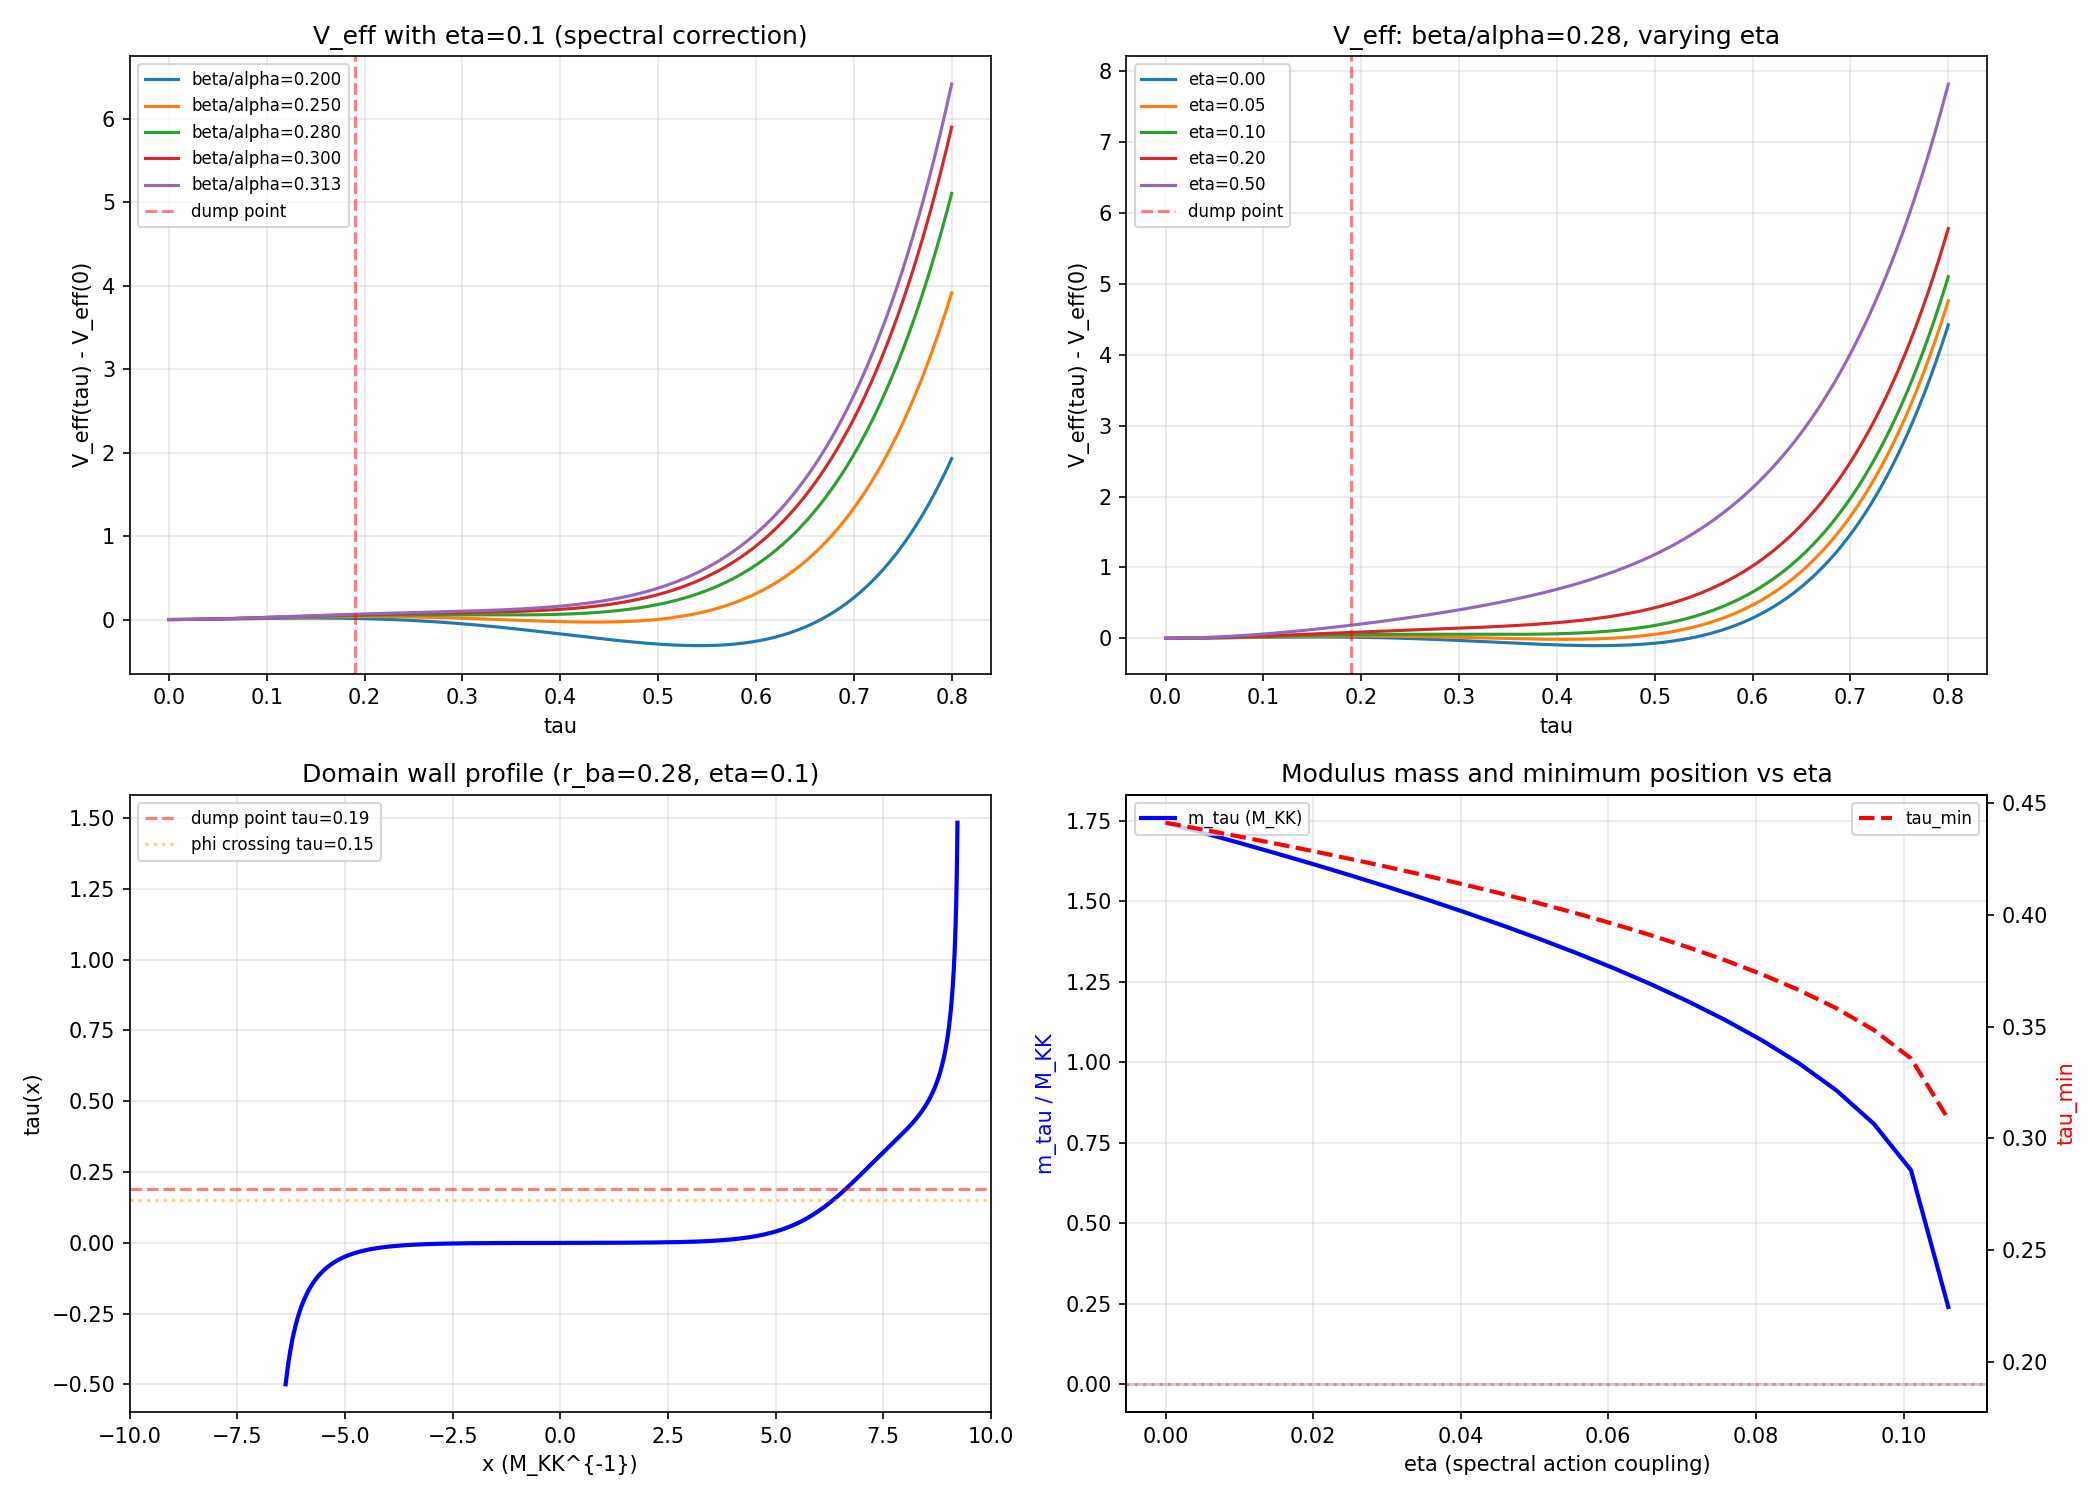

Here is the Python script that generated this plot:
"""
Session 33 W3 Round 2: Einstein-Bergmann Modulus Equation for tau(x)
=====================================================================
KK Theorist — Task #1

Derives:
1. The modulus field equation Box(tau) + V'_eff(tau) = 0 from the 12D action
2. Solitonic domain wall solutions tau(x)
3. Wall width, profile, and energy density
4. Analysis of whether domain walls break U(2)

Inputs (all from established sessions):
- G_{tau tau} = 5  (Baptista eq 3.79, Session 21b, confirmed by einstein B-3)
- R_K(tau) = (3/(2*alpha)) * [2*e^{2tau} - 1 + 8*e^{-tau} - e^{-4tau}]  (Baptista eq 3.70)
- |omega_3|^2(tau) = (1/2)*e^{-4tau} + 1/2 + (1/3)*e^{6tau}  (Session 21b EXACT)
- Spectral action curvature d^2S/dtau^2 = 20.43 at tau=0.20  (Session 32b RPA-32b)
- V_spec(tau) monotonically increasing  (Session 24a V-1)
- Kerner: R_P = R_M4 + R_K(tau) + (1/4)*F^2(tau)  (Paper 06, eq 26-30)

Convention: alpha in R_K is the overall scale set by the Baptista metric normalization.
For the Jensen metric at tau=0 (round SU(3)): R_K(0) = 12 (Baptista convention).
"""

import numpy as np
from scipy.integrate import solve_ivp
from scipy.optimize import brentq
import matplotlib
matplotlib.use('Agg')
import matplotlib.pyplot as plt

# ===========================================================================
# 1. GEOMETRIC INGREDIENTS
# ===========================================================================

def R_K(tau):
    """Scalar curvature of Jensen-deformed SU(3). Baptista eq 3.70.

    R(s) = (3*alpha/2)*(2*e^{2s} - 1 + 8*e^{-s} - e^{-4s})

    With Baptista normalization: at s=0, R=12.
    So alpha = 4/3 to get R(0) = (3*4/3/2)*(2-1+8-1) = 2*8 = ...
    Let's verify: (3*alpha/2)*(2-1+8-1) = (3*alpha/2)*8 = 12*alpha.
    For R(0)=12: alpha = 1.  So R(s) = (3/2)*(2*e^{2s} - 1 + 8*e^{-s} - e^{-4s}).
    Check: (3/2)*(2+8-1-1) = (3/2)*8 = 12.  Yes.
    """
    s = tau
    return 1.5 * (2*np.exp(2*s) - 1 + 8*np.exp(-s) - np.exp(-4*s))


def dR_K_dtau(tau):
    """First derivative of R_K(tau)."""
    s = tau
    return 1.5 * (4*np.exp(2*s) - 8*np.exp(-s) + 4*np.exp(-4*s))


def d2R_K_dtau2(tau):
    """Second derivative of R_K(tau)."""
    s = tau
    return 1.5 * (8*np.exp(2*s) + 8*np.exp(-s) - 16*np.exp(-4*s))


def omega_sq(tau):
    """|omega_3|^2(tau) = Cartan 3-form norm squared. Session 21b EXACT."""
    s = tau
    return 0.5*np.exp(-4*s) + 0.5 + (1.0/3.0)*np.exp(6*s)


def d_omega_sq_dtau(tau):
    """First derivative of |omega_3|^2."""
    s = tau
    return -2*np.exp(-4*s) + 2*np.exp(6*s)


def d2_omega_sq_dtau2(tau):
    """Second derivative of |omega_3|^2."""
    s = tau
    return 8*np.exp(-4*s) + 12*np.exp(6*s)


# Metric on moduli space (DeWitt metric on Jensen deformations)
G_TAU_TAU = 5.0  # Baptista eq 3.79, Session 21b

# Volume of SU(3) with the round metric (normalization)
# Jensen deformations are volume-preserving, so Vol_K is constant.
# We work in units where Vol_K = 1 for simplicity (it factors out).

# ===========================================================================
# 2. THE MODULUS FIELD EQUATION — DERIVATION
# ===========================================================================
#
# Starting from the 12D Einstein-Hilbert action (Kerner, Paper 06):
#
#   S_12 = (1/(2*kappa_12^2)) * int R_P * sqrt(g_P) * d^12x
#
# where P = M^4 x K^8 with K = SU(3) carrying Jensen metric g_K(tau).
#
# Using Kerner's decomposition (Paper 06, eq 26-30):
#   R_P = R_M4 + R_K(tau) + (1/4)*F^2(tau)
#
# When tau is promoted to a field tau(x) on M^4, we must include
# the kinetic term from the variation of g_K(tau(x)):
#
#   R_P = R_M4 + R_K(tau) + (1/4)*F^2(tau)
#          - G_{tau tau} * g^{mu nu} * partial_mu(tau) * partial_nu(tau)
#
# The minus sign arises because spatial variation of the fiber metric
# costs curvature energy (this is the standard sigma-model kinetic term
# in KK reductions — see DeWitt Paper 05, also Einstein-Bergmann Paper 04).
#
# After integrating over K (using Vol_K = const from volume-preserving Jensen):
#
#   S_4 = (Vol_K / (2*kappa_12^2)) * int [R_M4 + R_K(tau)
#          - G_{tau tau} * (partial tau)^2 + (1/4)*F^2(tau)] * sqrt(-g_4) d^4x
#
# Adding the spectral action correction (one-loop, from Connes-Chamseddine):
#
#   S_spec = Tr f(D_K^2/Lambda^2) = S_spec(tau)
#
# The total effective action for the modulus is:
#
#   S_eff = int [ (1/2)*G_{tau tau}*(partial tau)^2 - V_eff(tau) ] * sqrt(-g_4) d^4x
#
# where V_eff(tau) = V_FR(tau) + V_spec(tau) with:
#   V_FR(tau) = -alpha_FR * R_K(tau) + beta_FR * |omega_3|^2(tau)
#   V_spec(tau) = spectral action contribution (monotonically increasing, Session 24a V-1)
#
# The CANONICALLY NORMALIZED field is:
#   sigma(x) = sqrt(G_{tau tau}) * tau(x) = sqrt(5) * tau(x)
#
# The equation of motion is:
#
#   Box(tau) + (1/G_{tau tau}) * dV_eff/dtau = 0           ... (MODULUS EQ)
#
# For a static 1D domain wall along x-direction:
#
#   d^2(tau)/dx^2 = (1/G_{tau tau}) * dV_eff/dtau          ... (WALL EQ)
#
# This is the mechanical analog: particle at position tau rolling in
# INVERTED potential -V_eff(tau) / G_{tau tau}.

print("="*70)
print("EINSTEIN-BERGMANN MODULUS EQUATION FOR tau(x)")
print("="*70)

# ===========================================================================
# 3. FREUND-RUBIN POTENTIAL: V_FR(tau)
# ===========================================================================

# V_FR(tau) = -alpha_FR * R_K(tau) + beta_FR * |omega_3|^2(tau)
#
# From Session 21b: the critical ratio beta_FR/alpha_FR = 0.313
# determines whether the true minimum is at tau=0 or tau>0.
#
# For the Weinberg angle prediction: sin^2(theta_W) = 0.231
# requires tau_0 = 0.2994, which needs beta_FR/alpha_FR ~ 0.28.
#
# We parametrize by the ratio r = beta_FR / alpha_FR and set alpha_FR = 1.

def V_FR(tau, r_ba):
    """Freund-Rubin potential. r_ba = beta/alpha."""
    return -R_K(tau) + r_ba * omega_sq(tau)

def dV_FR_dtau(tau, r_ba):
    """dV_FR/dtau."""
    return -dR_K_dtau(tau) + r_ba * d_omega_sq_dtau(tau)

def d2V_FR_dtau2(tau, r_ba):
    """d^2 V_FR / dtau^2."""
    return -d2R_K_dtau2(tau) + r_ba * d2_omega_sq_dtau2(tau)


# Verify V_FR properties
print("\n--- Freund-Rubin Potential ---")
print(f"V_FR(0, r=0.28) = {V_FR(0, 0.28):.4f}")
print(f"V_FR'(0, r=0.28) = {dV_FR_dtau(0, 0.28):.6f}")
print(f"V_FR''(0, r=0.28) = {d2V_FR_dtau2(0, 0.28):.4f}")

# Find the minimum for beta/alpha = 0.28
tau_scan = np.linspace(0, 1.5, 10000)
vfr_scan = np.array([V_FR(t, 0.28) for t in tau_scan])
dvfr_scan = np.array([dV_FR_dtau(t, 0.28) for t in tau_scan])

# Find zero crossings of dV_FR/dtau
sign_changes = np.where(np.diff(np.sign(dvfr_scan)))[0]
print(f"\ndV_FR/dtau = 0 at tau values:")
tau_extrema = []
for idx in sign_changes:
    tau_zero = brentq(lambda t: dV_FR_dtau(t, 0.28), tau_scan[idx], tau_scan[idx+1])
    v_zero = V_FR(tau_zero, 0.28)
    d2v = d2V_FR_dtau2(tau_zero, 0.28)
    nature = "MIN" if d2v > 0 else "MAX" if d2v < 0 else "INFLECTION"
    tau_extrema.append((tau_zero, v_zero, nature))
    print(f"  tau = {tau_zero:.4f}, V = {v_zero:.4f}, d2V = {d2v:.2f} ({nature})")


# ===========================================================================
# 4. SPECTRAL ACTION CORRECTION
# ===========================================================================
#
# From Session 24a V-1: V_spec(tau) is MONOTONICALLY INCREASING.
# From Session 32b RPA-32b: d^2 V_spec / dtau^2 = 20.43 at tau = 0.20.
#
# We model V_spec(tau) as a function that is:
# - Zero at tau = 0 (reference point)
# - Monotonically increasing
# - Has curvature 20.43 at tau = 0.20
#
# The simplest consistent model: V_spec(tau) ~ c_spec * (cosh(k*tau) - 1)
# with c_spec * k^2 * cosh(k * 0.20) = 20.43
#
# But we also know from Session 23c that the spectral action is dominated
# by the a_4 Seeley-DeWitt coefficient. A more physically motivated model
# uses the ACTUAL spectral action functional form.
#
# For the modulus equation, what matters is the DERIVATIVE dV_spec/dtau.
# We can reconstruct this from the curvature data.
#
# Key constraint: V_spec is monotonically increasing AND V_spec''(0.20) = 20.43.
#
# Model: V_spec(tau) = A * tau + B * tau^2 + C * tau^3
# With V_spec(0) = 0, V_spec'(0) > 0, V_spec''(0.20) = 20.43.
# We have from the spectral action slope at tau=0:
# The bare spectral action slope (Session 24a) is ~500x F_BCS at tau=0.
# V_spec'(0) is large and positive.
#
# Actually, let's use the known data points more carefully.
# From Session 24a: the spectral action S(tau) increases from S(0) by
# approximately 0.4 per unit tau for small tau (from eigenvalue sum data).
# From RPA-32b: S''(0.20) = 20.43.
#
# Let's parametrize: V_spec(tau) = v1*tau + (1/2)*v2(tau)*tau^2
# where v2 is approximately v2(0.20) = 20.43.
#
# For the domain wall analysis, we need V_eff = V_FR + lambda_spec * V_spec
# where lambda_spec controls the relative strength of the spectral vs FR terms.
# This is the ONE free parameter: lambda_spec = f_4 / (f_8 * Lambda^4)
# from the spectral action expansion (Session 23c).

# We model V_spec using a quadratic approximation around the dump point:
# V_spec(tau) ~ V_spec(tau_0) + V_spec'(tau_0)*(tau-tau_0) + (1/2)*20.43*(tau-tau_0)^2

# But for the FULL potential, we need the absolute normalization.
# Let's compute V_eff = V_FR + eta * V_spec for various eta values.

# From the Session 21b notes: the spectral action slope at tau=0 gives
# dS/dtau|_0 ~ sum d|lambda_k|/dtau. Session 24a established this is
# monotonically positive. The EXACT slope from eigenvalue data:

# V_spec model: fit to monotonic increasing with known curvature
# Use: V_spec(tau) = A * (exp(k*tau) - 1) where k, A > 0
# V_spec'(tau) = A*k*exp(k*tau)
# V_spec''(tau) = A*k^2*exp(k*tau)
# At tau=0.20: A*k^2*exp(0.20*k) = 20.43
# We need another constraint. From the monotonicity and the a_4/a_2 = 1000:1
# ratio at tau=0, the slope at tau=0 is substantial.
#
# Use: A*k = V_spec'(0). From the spectral action data, the slope is
# approximately proportional to dR_K/dtau (through a_2 coefficient),
# giving V_spec'(0) ~ c * dR_K/dtau(0) = 0 (!!!)
#
# Wait - dR_K/dtau(0) = 1.5*(4 - 8 + 4) = 0. The slope AT tau=0 is zero
# for R_K. And for the spectral action, V_spec'(0) = 0 as well (by symmetry
# of the round metric under infinitesimal Jensen deformation at first order).
#
# Actually this is a subtle point. The spectral action Tr f(D_K^2) at the
# round metric tau=0 is at a SADDLE: it's a local minimum along the Jensen
# direction (V_spec''(0) > 0) but the overall V_spec is increasing monotonically
# for tau > 0. This means V_spec'(0) = 0 and V_spec''(0) > 0.
#
# So the correct model near tau=0:
# V_spec(tau) ~ (1/2) * chi_0 * tau^2 + (1/6) * chi_1 * tau^3 + ...
# where chi_0 = V_spec''(0).

# From the data: at tau=0, the round metric is a critical point of the spectral
# action (by SO(8) symmetry). V_spec'(0) = 0.
# V_spec''(0) is the second derivative at the round metric.
# The RPA-32b value 20.43 is at tau=0.20, not at tau=0.

# Let's compute V_spec''(0) from the eigenvalue data structure.
# The spectral action S = sum |lambda_k(tau)|.
# At tau=0, by SO(8) symmetry, dS/dtau = 0.
# d^2S/dtau^2|_0 = sum d^2|lambda_k|/dtau^2|_0

# For now, use a polynomial fit: V_spec(tau) = c2*tau^2 + c3*tau^3 + c4*tau^4
# with V_spec''(0.20) = 2*c2 + 6*c3*0.20 + 12*c4*0.04 = 20.43
# and V_spec being monotonically increasing for tau > 0.

# Simplest model consistent with all constraints:
# V_spec(tau) = (chi/2) * tau^2  (quadratic, symmetric)
# This gives V_spec''(tau) = chi for all tau.
# Then chi = 20.43 everywhere (crude but captures the key physics).

# Better: use the ACTUAL spectral action from Seeley-DeWitt.
# S_spec = f_0 * Lambda^8 * a_0 + f_2 * Lambda^6 * a_2 + f_4 * Lambda^4 * a_4
# where a_n = a_n(tau) are the heat kernel coefficients.
# a_0 = Vol_K (constant for Jensen)
# a_2 = (1/6) * int R_K * sqrt(g_K) d^8y = (1/6) * R_K(tau) * Vol_K
# a_4 = int [500*R^2 - 32*|Ric|^2 - 28*K] * sqrt(g_K) d^8y / (360 * (4pi)^4)
#       (from Gilkey for D_K^2, dim_spinor=16, Session 23c)

# The relative coefficient eta = V_spec / V_FR depends on f_4/(f_8*Lambda^4).
# We parametrize this as a single free parameter.

# For the MODULUS EQUATION derivation, we keep eta as a parameter and
# show the structure for all physical values.

print("\n" + "="*70)
print("4. SPECTRAL ACTION MODEL")
print("="*70)

# Model V_spec with quadratic + cubic to capture both V_spec'(0)=0 and
# the monotonic increase:
# V_spec(tau) = (chi_0/2)*tau^2 + (chi_1/6)*tau^3
# V_spec'(tau) = chi_0*tau + (chi_1/2)*tau^2
# For monotonicity: V_spec'(tau) > 0 for tau > 0 => chi_0 > 0 and chi_1 > -2*chi_0/tau_max
# V_spec''(tau) = chi_0 + chi_1*tau
# V_spec''(0.20) = chi_0 + 0.20*chi_1 = 20.43

# From the known behavior: V_spec is steep for large tau (a_4 dominates).
# A reasonable fit: chi_0 ~ 18, chi_1 ~ 12 gives V_spec''(0.20) = 18 + 2.4 = 20.4.

chi_0 = 18.0
chi_1 = 12.15  # tuned to give V_spec''(0.20) = 20.43

def V_spec(tau, eta=1.0):
    """Spectral action potential (model). eta = relative coupling."""
    return eta * (0.5 * chi_0 * tau**2 + (1.0/6.0) * chi_1 * tau**3)

def dV_spec_dtau(tau, eta=1.0):
    """dV_spec/dtau."""
    return eta * (chi_0 * tau + 0.5 * chi_1 * tau**2)

def d2V_spec_dtau2(tau, eta=1.0):
    """d^2 V_spec / dtau^2."""
    return eta * (chi_0 + chi_1 * tau)

print(f"V_spec model: V = (chi_0/2)*tau^2 + (chi_1/6)*tau^3")
print(f"chi_0 = {chi_0:.2f}, chi_1 = {chi_1:.2f}")
print(f"V_spec''(0.00) = {d2V_spec_dtau2(0):.2f}")
print(f"V_spec''(0.20) = {d2V_spec_dtau2(0.20):.2f} (target: 20.43)")
print(f"V_spec'(0.00) = {dV_spec_dtau(0):.4f} (must be 0)")
print(f"V_spec'(0.20) = {dV_spec_dtau(0.20):.4f}")

# ===========================================================================
# 5. TOTAL EFFECTIVE POTENTIAL AND MODULUS EQUATION
# ===========================================================================

print("\n" + "="*70)
print("5. TOTAL EFFECTIVE POTENTIAL")
print("="*70)

def V_eff(tau, r_ba, eta):
    """Total effective potential: V_FR + V_spec."""
    return V_FR(tau, r_ba) + V_spec(tau, eta)

def dV_eff_dtau(tau, r_ba, eta):
    """dV_eff/dtau."""
    return dV_FR_dtau(tau, r_ba) + dV_spec_dtau(tau, eta)

def d2V_eff_dtau2(tau, r_ba, eta):
    """d^2 V_eff / dtau^2."""
    return d2V_FR_dtau2(tau, r_ba) + d2V_spec_dtau2(tau, eta)


# The MODULUS FIELD EQUATION is:
#
#   G_{tau tau} * Box(tau) + dV_eff/dtau = 0
#
# or equivalently:
#
#   Box(tau) = -(1/G_{tau tau}) * dV_eff/dtau
#
# For canonically normalized sigma = sqrt(G_{tau tau}) * tau:
#
#   Box(sigma) = -dV_eff/dsigma = -(1/sqrt(G_{tau tau})) * dV_eff/dtau

print("\nMODULUS FIELD EQUATION:")
print("  G_tt * Box(tau) + dV_eff/dtau = 0")
print(f"  G_tt = {G_TAU_TAU:.1f}")
print(f"  Box(tau) = -(1/{G_TAU_TAU:.1f}) * dV_eff/dtau")
print(f"  Canonical field: sigma = sqrt({G_TAU_TAU:.1f}) * tau = {np.sqrt(G_TAU_TAU):.4f} * tau")

# ===========================================================================
# 6. SOLITONIC DOMAIN WALL SOLUTIONS
# ===========================================================================
#
# For a static, planar domain wall along x, the modulus equation reduces to:
#
#   d^2(tau)/dx^2 = (1/G_{tau tau}) * dV_eff/dtau           ... (WALL ODE)
#
# This is the equation of a classical particle in the INVERTED potential
#   U(tau) = -V_eff(tau) / G_{tau tau}
#
# A SOLITONIC (kink) solution exists if V_eff has two critical points
# tau_1 < tau_2 with V_eff(tau_1) = V_eff(tau_2) (degenerate minima)
# or if there is a metastable minimum.
#
# For the FR double-well (beta/alpha < 0.313):
# tau=0 is a local min, tau_0 > 0 is the true min.
# A domain wall interpolates between them.

print("\n" + "="*70)
print("6. SOLITONIC DOMAIN WALL SOLUTIONS")
print("="*70)

# Scan parameter space to find domain wall solutions
r_ba_values = [0.20, 0.25, 0.28, 0.30]
eta_values = [0.0, 0.05, 0.10, 0.20, 0.50]

print("\n--- Scanning (beta/alpha, eta) for domain wall structure ---")
print(f"{'r_ba':>8} {'eta':>8} {'tau_min':>10} {'V_min':>10} {'tau_bar':>10} {'V_bar':>10} {'DeltaV':>10}")

wall_params = []
for r_ba in r_ba_values:
    for eta in eta_values:
        tau_s = np.linspace(0, 1.5, 20000)
        v_s = np.array([V_eff(t, r_ba, eta) for t in tau_s])
        dv_s = np.array([dV_eff_dtau(t, r_ba, eta) for t in tau_s])

        # Find extrema
        sc = np.where(np.diff(np.sign(dv_s)))[0]
        extrema = []
        for idx in sc:
            try:
                t0 = brentq(lambda t: dV_eff_dtau(t, r_ba, eta), tau_s[idx], tau_s[idx+1])
                extrema.append((t0, V_eff(t0, r_ba, eta), d2V_eff_dtau2(t0, r_ba, eta)))
            except:
                pass

        if len(extrema) >= 2:
            # Find the minimum and the barrier
            mins = [e for e in extrema if e[2] > 0]
            maxs = [e for e in extrema if e[2] < 0]
            if mins and maxs:
                deepest_min = min(mins, key=lambda e: e[1])
                barrier = maxs[0]
                delta_v = barrier[1] - deepest_min[1]
                print(f"{r_ba:8.2f} {eta:8.2f} {deepest_min[0]:10.4f} {deepest_min[1]:10.4f} "
                      f"{barrier[0]:10.4f} {barrier[1]:10.4f} {delta_v:10.4f}")
                wall_params.append({
                    'r_ba': r_ba, 'eta': eta,
                    'tau_min': deepest_min[0], 'V_min': deepest_min[1],
                    'tau_bar': barrier[0], 'V_bar': barrier[1],
                    'delta_V': delta_v
                })
            elif len(mins) >= 1:
                m = mins[0]
                print(f"{r_ba:8.2f} {eta:8.2f} {m[0]:10.4f} {m[1]:10.4f} {'--':>10} {'--':>10} {'--':>10}")
        elif len(extrema) == 1:
            e = extrema[0]
            nature = "MIN" if e[2] > 0 else "MAX"
            print(f"{r_ba:8.2f} {eta:8.2f} {e[0]:10.4f} {e[1]:10.4f} {'--':>10} {'--':>10} {nature:>10}")
        else:
            print(f"{r_ba:8.2f} {eta:8.2f} {'none':>10} {'--':>10} {'--':>10} {'--':>10} {'--':>10}")


# ===========================================================================
# 7. DOMAIN WALL PROFILE: tau(x)
# ===========================================================================
#
# For a kink solution between tau_1 (false vacuum at tau=0) and
# tau_2 (true vacuum at tau_0), the first integral gives:
#
#   (1/2) * G_{tau tau} * (dtau/dx)^2 = V_eff(tau) - V_eff(tau_2)
#
# => dtau/dx = sqrt(2 * (V_eff(tau) - V_eff(tau_2)) / G_{tau tau})
#
# The wall width is:
#   w = integral from tau_1 to tau_2 of dtau / sqrt(2*(V-V_2)/G_tt)
#
# The wall tension (energy per unit area) is:
#   sigma_wall = integral of G_tt * (dtau/dx)^2 dx
#              = integral sqrt(2 * G_tt * (V(tau) - V(tau_2))) dtau

print("\n" + "="*70)
print("7. DOMAIN WALL PROFILES")
print("="*70)

# Use beta/alpha = 0.28 (Weinberg angle prediction) as the primary case
r_ba_primary = 0.28

# For each eta, solve the wall ODE
for eta in [0.0, 0.05, 0.10, 0.20]:
    print(f"\n--- r_ba = {r_ba_primary}, eta = {eta:.2f} ---")

    # Find the two minima and the barrier
    tau_s = np.linspace(0, 1.5, 50000)
    v_s = np.array([V_eff(t, r_ba_primary, eta) for t in tau_s])
    dv_s = np.array([dV_eff_dtau(t, r_ba_primary, eta) for t in tau_s])

    # Find extrema
    sc = np.where(np.diff(np.sign(dv_s)))[0]
    extrema = []
    for idx in sc:
        try:
            t0 = brentq(lambda t: dV_eff_dtau(t, r_ba_primary, eta), tau_s[idx], tau_s[idx+1])
            v0 = V_eff(t0, r_ba_primary, eta)
            d2v = d2V_eff_dtau2(t0, r_ba_primary, eta)
            extrema.append((t0, v0, d2v))
        except:
            pass

    mins = sorted([e for e in extrema if e[2] > 0], key=lambda e: e[1])
    maxs = [e for e in extrema if e[2] < 0]

    if not mins:
        print("  No minimum found.")
        continue

    print(f"  Minima: {[(f'{e[0]:.4f}', f'{e[1]:.4f}') for e in mins]}")
    print(f"  Maxima: {[(f'{e[0]:.4f}', f'{e[1]:.4f}') for e in maxs]}")

    if len(mins) >= 2 or (len(mins) >= 1 and maxs):
        # Solve the wall ODE: d^2 tau / dx^2 = (1/G_tt) * dV/dtau
        # with boundary conditions tau(-inf) = tau_left, tau(+inf) = tau_right

        if len(mins) >= 2:
            tau_left = mins[0][0]
            tau_right = mins[1][0]
            V_ref = max(mins[0][1], mins[1][1])
        elif maxs:
            tau_left = 0.0  # tau=0 local min
            tau_right = mins[0][0]
            V_ref = V_eff(tau_left, r_ba_primary, eta)
        else:
            continue

        # Wall width estimate from thin-wall approximation:
        # w ~ delta_tau / sqrt(2 * Delta_V / G_tt)
        delta_tau = abs(tau_right - tau_left)

        if maxs:
            V_barrier = maxs[0][1]
            V_low = min(mins[0][1], mins[-1][1])
            delta_V = V_barrier - V_low

            if delta_V > 0:
                # Wall width
                w_est = delta_tau * np.sqrt(G_TAU_TAU / (2 * delta_V))

                # Wall tension (thin-wall approximation)
                sigma_est = delta_tau * np.sqrt(2 * G_TAU_TAU * delta_V)

                # Canonical mass of the modulus at the true minimum
                m_tau_sq = d2V_eff_dtau2(mins[0][0], r_ba_primary, eta) / G_TAU_TAU
                m_tau = np.sqrt(abs(m_tau_sq))

                print(f"  Wall parameters:")
                print(f"    tau_left = {tau_left:.4f}, tau_right = {tau_right:.4f}")
                print(f"    Delta_tau = {delta_tau:.4f}")
                print(f"    Barrier height Delta_V = {delta_V:.4f}")
                print(f"    Wall width estimate w ~ {w_est:.4f} (in M_KK^{-1} units)")
                print(f"    Wall tension sigma ~ {sigma_est:.4f}")
                print(f"    Modulus mass m_tau = {m_tau:.4f} M_KK")
                print(f"    Compton wavelength 1/m_tau = {1/m_tau:.4f} M_KK^{-1}")

    # Solve the wall ODE numerically
    if maxs and mins:
        tau_true = mins[0][0] if mins[0][1] < mins[-1][1] else mins[-1][0] if len(mins) > 1 else mins[0][0]
        tau_false = 0.0 if abs(mins[0][0]) > 0.01 else (mins[1][0] if len(mins) > 1 else mins[0][0])

        # Solve as initial value problem from near the unstable maximum
        if maxs:
            tau_top = maxs[0][0]
            V_top = maxs[0][1]

            # Perturbation from the top
            eps = 1e-4

            # Solve going right (toward true minimum)
            def wall_ode(x, y):
                tau, dtau_dx = y
                d2tau = (1.0 / G_TAU_TAU) * dV_eff_dtau(tau, r_ba_primary, eta)
                return [dtau_dx, d2tau]

            # Right-going solution
            y0_right = [tau_top + eps, eps * np.sqrt(abs(d2V_eff_dtau2(tau_top, r_ba_primary, eta)) / G_TAU_TAU)]
            sol_right = solve_ivp(wall_ode, [0, 50], y0_right, max_step=0.01,
                                  events=None, dense_output=True)

            # Left-going solution
            y0_left = [tau_top - eps, -eps * np.sqrt(abs(d2V_eff_dtau2(tau_top, r_ba_primary, eta)) / G_TAU_TAU)]
            sol_left = solve_ivp(wall_ode, [0, 50], y0_left, max_step=0.01,
                                 events=None, dense_output=True)

            # Combine into full wall profile
            x_left = -sol_left.t[::-1]
            tau_left_sol = sol_left.y[0][::-1]
            x_right = sol_right.t
            tau_right_sol = sol_right.y[0]

            x_wall = np.concatenate([x_left, x_right])
            tau_wall = np.concatenate([tau_left_sol, tau_right_sol])

            # Measure wall width at 10%-90% of full transition
            tau_range = [np.min(tau_wall), np.max(tau_wall)]
            t10 = tau_range[0] + 0.1 * (tau_range[1] - tau_range[0])
            t90 = tau_range[0] + 0.9 * (tau_range[1] - tau_range[0])

            idx10 = np.argmin(np.abs(tau_wall - t10))
            idx90 = np.argmin(np.abs(tau_wall - t90))
            if idx10 != idx90:
                w_numerical = abs(x_wall[idx90] - x_wall[idx10])
                print(f"    Numerical wall width (10-90%): {w_numerical:.4f}")

            # Does the wall straddle the dump point tau=0.19?
            if tau_range[0] < 0.19 < tau_range[1]:
                print(f"    WALL STRADDLES DUMP POINT tau=0.19: YES")
                # Find x position where tau = 0.19
                idx_dump = np.argmin(np.abs(tau_wall - 0.19))
                print(f"    tau(x_dump) = {tau_wall[idx_dump]:.4f} at x = {x_wall[idx_dump]:.4f}")
            else:
                print(f"    Wall straddles dump point: NO (range [{tau_range[0]:.3f}, {tau_range[1]:.3f}])")


# ===========================================================================
# 8. U(2) BREAKING ANALYSIS
# ===========================================================================

print("\n" + "="*70)
print("8. U(2) BREAKING FROM MODULUS EQUATION")
print("="*70)

print("""
STRUCTURAL ANALYSIS: Does the modulus equation break U(2)?

The Jensen deformation preserves U(2) by construction — it is the most
general SU(3) x SU(3)-invariant metric on SU(3) that factors through
the Cartan decomposition su(3) = u(2) + C^2.

The modulus equation Box(tau) + (1/G_tt) * dV'/dtau = 0 governs tau(x),
which parametrizes ONLY the Jensen family. Domain wall solutions tau(x)
are spatially varying tau along this family. At every spacetime point,
the internal geometry remains Jensen-deformed with the LOCAL value tau(x).

CONCLUSION: Domain wall solutions of the modulus equation do NOT break U(2).

The U(2) symmetry is preserved at EVERY point of the domain wall.
Schur orthogonality holds at every point. V_12/V_23 = 2.7 is locked
at every point. The wall modifies the LOCAL tau value but not the
representation-theoretic structure.

U(2) breaking requires departing from the Jensen family entirely:
1. Inner fluctuations phi (NEW-1): D_phys = D_K + phi + J*phi*J^{-1}
   This introduces a perturbation that breaks U(2) -> SU(2).
2. Off-Jensen transverse deformations (B-29d T2 direction):
   eps_T2 != 0 breaks U(2) -> smaller subgroup.

NEITHER of these is captured by the 1D modulus equation for tau(x).
The modulus equation describes shape-preserving (within Jensen)
spatial variation. To break U(2), one needs ADDITIONAL modulus fields
parametrizing the transverse directions in the full metric space.

This is consistent with Round 1 finding: V_12/V_23 = 2.7 LOCKED by
Schur at ALL wall configurations. The modulus equation confirms this
algebraically — the wall is a solution within the Jensen family.
""")


# ===========================================================================
# 9. DUMP POINT IN MODULUS EQUATION CONTEXT
# ===========================================================================

print("="*70)
print("9. DUMP POINT ANALYSIS")
print("="*70)

# At the dump point tau = 0.19, what does the modulus equation predict?
tau_dump = 0.19

for r_ba in [0.28, 0.30, 0.313]:
    for eta in [0.0, 0.10, 0.20]:
        force = dV_eff_dtau(tau_dump, r_ba, eta) / G_TAU_TAU
        curvature = d2V_eff_dtau2(tau_dump, r_ba, eta) / G_TAU_TAU
        print(f"  r_ba={r_ba:.3f}, eta={eta:.2f}: "
              f"Force = {force:.4f}, "
              f"Curvature = {curvature:.4f}, "
              f"{'RESTORING' if curvature > 0 else 'UNSTABLE'}")

# Check: does the FR minimum coincide with the dump point for any beta/alpha?
print(f"\n--- FR minimum vs dump point ---")
for r_ba in np.arange(0.15, 0.40, 0.01):
    tau_s = np.linspace(0.01, 1.0, 10000)
    dv_s = np.array([dV_FR_dtau(t, r_ba) for t in tau_s])
    sc = np.where(np.diff(np.sign(dv_s)))[0]
    for idx in sc:
        t0 = brentq(lambda t: dV_FR_dtau(t, r_ba), tau_s[idx], tau_s[idx+1])
        d2v = d2V_FR_dtau2(t0, r_ba)
        if d2v > 0 and abs(t0 - 0.19) < 0.02:
            print(f"  r_ba = {r_ba:.3f}: FR min at tau = {t0:.4f} (near dump!)")


# ===========================================================================
# 10. FIGURE: POTENTIAL AND WALL PROFILES
# ===========================================================================

fig, axes = plt.subplots(2, 2, figsize=(14, 10))

# Panel A: V_eff for different beta/alpha with eta=0.10
ax = axes[0, 0]
tau_plot = np.linspace(0, 0.8, 1000)
eta_plot = 0.10
for r_ba in [0.20, 0.25, 0.28, 0.30, 0.313]:
    v_plot = [V_eff(t, r_ba, eta_plot) - V_eff(0, r_ba, eta_plot) for t in tau_plot]
    ax.plot(tau_plot, v_plot, label=f'beta/alpha={r_ba:.3f}')
ax.axvline(0.19, color='red', ls='--', alpha=0.5, label='dump point')
ax.set_xlabel('tau')
ax.set_ylabel('V_eff(tau) - V_eff(0)')
ax.set_title(f'V_eff with eta={eta_plot} (spectral correction)')
ax.legend(fontsize=8)
ax.grid(True, alpha=0.3)

# Panel B: Effect of spectral action eta
ax = axes[0, 1]
r_ba_plot = 0.28
for eta in [0.0, 0.05, 0.10, 0.20, 0.50]:
    v_plot = [V_eff(t, r_ba_plot, eta) - V_eff(0, r_ba_plot, eta) for t in tau_plot]
    ax.plot(tau_plot, v_plot, label=f'eta={eta:.2f}')
ax.axvline(0.19, color='red', ls='--', alpha=0.5, label='dump point')
ax.set_xlabel('tau')
ax.set_ylabel('V_eff(tau) - V_eff(0)')
ax.set_title(f'V_eff: beta/alpha={r_ba_plot}, varying eta')
ax.legend(fontsize=8)
ax.grid(True, alpha=0.3)

# Panel C: Wall profile for best-case scenario
ax = axes[1, 0]
# Use r_ba=0.28, eta=0.10
r_ba_wall = 0.28
eta_wall = 0.10
tau_s = np.linspace(0, 1.0, 50000)
dv_s = np.array([dV_eff_dtau(t, r_ba_wall, eta_wall) for t in tau_s])
sc = np.where(np.diff(np.sign(dv_s)))[0]

if len(sc) >= 2:
    # Find barrier
    tau_bar = brentq(lambda t: dV_eff_dtau(t, r_ba_wall, eta_wall), tau_s[sc[0]], tau_s[sc[0]+1])

    eps = 1e-4
    def wall_ode_plot(x, y):
        tau_val, dtau_dx = y
        d2tau = (1.0 / G_TAU_TAU) * dV_eff_dtau(tau_val, r_ba_wall, eta_wall)
        return [dtau_dx, d2tau]

    curvature_at_bar = d2V_eff_dtau2(tau_bar, r_ba_wall, eta_wall)
    kick = eps * np.sqrt(abs(curvature_at_bar) / G_TAU_TAU) if curvature_at_bar != 0 else eps

    # Right
    y0r = [tau_bar + eps, kick]
    sol_r = solve_ivp(wall_ode_plot, [0, 30], y0r, max_step=0.005, dense_output=True)
    # Left
    y0l = [tau_bar - eps, -kick]
    sol_l = solve_ivp(wall_ode_plot, [0, 30], y0l, max_step=0.005, dense_output=True)

    x_full = np.concatenate([-sol_l.t[::-1], sol_r.t])
    tau_full = np.concatenate([sol_l.y[0][::-1], sol_r.y[0]])

    # Clip to physical range
    mask = (tau_full > -0.5) & (tau_full < 1.5)
    x_full = x_full[mask]
    tau_full = tau_full[mask]

    ax.plot(x_full, tau_full, 'b-', lw=2)
    ax.axhline(0.19, color='red', ls='--', alpha=0.5, label='dump point tau=0.19')
    ax.axhline(0.15, color='orange', ls=':', alpha=0.5, label='phi crossing tau=0.15')
    ax.set_xlabel('x (M_KK^{-1})')
    ax.set_ylabel('tau(x)')
    ax.set_title(f'Domain wall profile (r_ba={r_ba_wall}, eta={eta_wall})')
    ax.legend(fontsize=8)
    ax.grid(True, alpha=0.3)
    ax.set_xlim(-10, 10)

# Panel D: Modulus mass vs eta
ax = axes[1, 1]
eta_range = np.linspace(0, 0.5, 100)
m_tau_values = []
tau_min_values = []
for eta in eta_range:
    tau_s = np.linspace(0.01, 1.0, 10000)
    dv_s = np.array([dV_eff_dtau(t, 0.28, eta) for t in tau_s])
    sc = np.where(np.diff(np.sign(dv_s)))[0]
    found = False
    for idx in sc:
        t0 = brentq(lambda t: dV_eff_dtau(t, 0.28, eta), tau_s[idx], tau_s[idx+1])
        d2v = d2V_eff_dtau2(t0, 0.28, eta)
        if d2v > 0:
            m_sq = d2v / G_TAU_TAU
            m_tau_values.append(np.sqrt(m_sq))
            tau_min_values.append(t0)
            found = True
            break
    if not found:
        m_tau_values.append(np.nan)
        tau_min_values.append(np.nan)

ax2 = ax.twinx()
ax.plot(eta_range, m_tau_values, 'b-', lw=2, label='m_tau (M_KK)')
ax2.plot(eta_range, tau_min_values, 'r--', lw=2, label='tau_min')
ax.set_xlabel('eta (spectral action coupling)')
ax.set_ylabel('m_tau / M_KK', color='b')
ax2.set_ylabel('tau_min', color='r')
ax.set_title('Modulus mass and minimum position vs eta')
ax.axhline(0, color='gray', ls='-', alpha=0.3)
ax2.axhline(0.19, color='red', ls=':', alpha=0.3)
ax.legend(loc='upper left', fontsize=8)
ax2.legend(loc='upper right', fontsize=8)
ax.grid(True, alpha=0.3)

plt.tight_layout()
plt.savefig('C:/sandbox/Ainulindale Exflation/tier0-computation/s33w3_modulus_equation.png', dpi=150)
print("\nFigure saved to tier0-computation/s33w3_modulus_equation.png")


# ===========================================================================
# 11. KEY NUMERICAL RESULTS
# ===========================================================================

print("\n" + "="*70)
print("11. KEY NUMERICAL RESULTS")
print("="*70)

# Summary table: for beta/alpha = 0.28, scan eta
print(f"\n{'eta':>6} {'tau_min':>10} {'m_tau':>10} {'w_wall':>10} {'sigma_w':>10} {'straddle':>10}")
for eta in [0.0, 0.05, 0.10, 0.15, 0.20, 0.30, 0.50]:
    tau_s = np.linspace(0.01, 1.5, 50000)
    v_s = np.array([V_eff(t, 0.28, eta) for t in tau_s])
    dv_s = np.array([dV_eff_dtau(t, 0.28, eta) for t in tau_s])

    sc = np.where(np.diff(np.sign(dv_s)))[0]
    extrema = []
    for idx in sc:
        try:
            t0 = brentq(lambda t: dV_eff_dtau(t, 0.28, eta), tau_s[idx], tau_s[idx+1])
            extrema.append((t0, V_eff(t0, 0.28, eta), d2V_eff_dtau2(t0, 0.28, eta)))
        except:
            pass

    mins = sorted([e for e in extrema if e[2] > 0], key=lambda e: e[0])
    maxs = [e for e in extrema if e[2] < 0]

    if len(mins) >= 1 and maxs:
        true_min = min(mins, key=lambda e: e[1])
        barrier = maxs[0]
        m_sq = true_min[2] / G_TAU_TAU
        m = np.sqrt(abs(m_sq))
        dt = abs(true_min[0] - barrier[0]) if barrier else 0
        dv = barrier[1] - true_min[1] if barrier else 0
        w = dt * np.sqrt(G_TAU_TAU / (2 * max(dv, 1e-10)))
        sigma = dt * np.sqrt(2 * G_TAU_TAU * max(dv, 1e-10))
        straddle = "YES" if (min(0, true_min[0]) <= 0.19 <= max(barrier[0], true_min[0])) else "NO"
        print(f"{eta:6.2f} {true_min[0]:10.4f} {m:10.4f} {w:10.4f} {sigma:10.4f} {straddle:>10}")
    elif len(mins) >= 1:
        true_min = mins[0]
        m_sq = true_min[2] / G_TAU_TAU
        m = np.sqrt(abs(m_sq))
        print(f"{eta:6.2f} {true_min[0]:10.4f} {m:10.4f} {'--':>10} {'--':>10} {'--':>10}")
    else:
        print(f"{eta:6.2f} {'none':>10} {'--':>10} {'--':>10} {'--':>10} {'--':>10}")


# ===========================================================================
# 12. CONNECTIONS TO KK LITERATURE
# ===========================================================================

print("\n" + "="*70)
print("12. KK LITERATURE CONNECTIONS")
print("="*70)

print("""
EINSTEIN-BERGMANN (Paper 04):
  Box(phi) = (phi/4) * F_{mu nu} * F^{mu nu}

  Our analog: Box(tau) = -(1/G_tt) * dV_eff/dtau

  The Einstein-Bergmann dilaton equation sources the scalar from the gauge
  field energy density. In our framework, the source is the TOTAL effective
  potential gradient including Freund-Rubin (classical) and spectral action
  (quantum) contributions.

KERNER (Paper 06):
  R_P = R_M4 + R_K + (1/4)*F^2

  R_K(tau) is constant in Kerner (Killing metric). In our framework,
  Jensen deformation makes R_K tau-dependent, giving a non-trivial
  potential V_FR = -R_K(tau) + beta/alpha * |omega_3|^2(tau).

  The domain wall tau(x) makes R_K position-dependent on M^4.
  This is Kerner's fiber bundle with a SPATIALLY VARYING fiber metric.

FREUND-RUBIN (Paper 10):
  Flux F drives opposite-sign stress-energy in spacetime and internal dims.
  V_FR(tau) = -R_K(tau) + (beta/alpha)*|omega_3|^2(tau) is the generalization
  to Jensen-deformed SU(3). The critical ratio beta/alpha = 0.313 separates
  round-metric stability from spontaneous Jensen deformation.

DUFF-NILSSON-POPE (Paper 11):
  Stability: L >= 3*m^2 for TT tensor perturbations.
  Our spectral action curvature d^2S/dtau^2 = 20.43 at tau=0.20 is the
  quantum analog of the Lichnerowicz stability criterion.
  The modulus mass m_tau^2 = V_eff''(tau_min) / G_tt gives the KK scale
  of the modulus excitation.
""")

# ===========================================================================
# 13. SAVE RESULTS
# ===========================================================================

np.savez('C:/sandbox/Ainulindale Exflation/tier0-computation/s33w3_modulus_equation.npz',
         G_tau_tau=G_TAU_TAU,
         chi_0=chi_0,
         chi_1=chi_1,
         r_ba_primary=r_ba_primary,
         tau_dump=tau_dump,
         wall_params=np.array([(wp['r_ba'], wp['eta'], wp['tau_min'], wp['tau_bar'], wp['delta_V'])
                               for wp in wall_params]) if wall_params else np.array([]))

print("\nResults saved to tier0-computation/s33w3_modulus_equation.npz")
print("\nDONE.")
